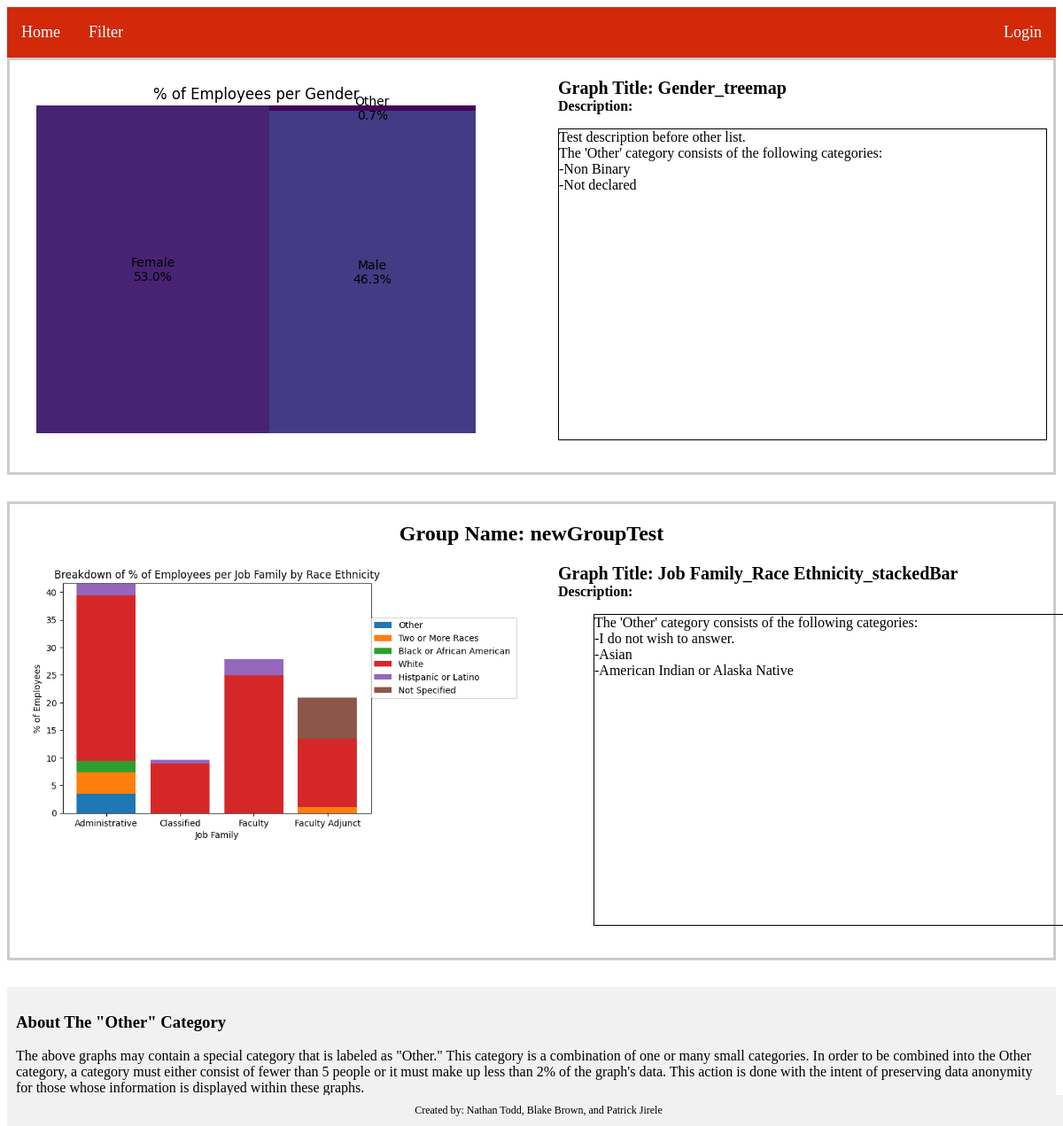
The page / on the database its author committed.
### main.py (models this page shows)
class Graphs(db.Model):
    id = db.Column(db.Integer, primary_key=True)
    path = db.Column(db.String(100), nullable=False)
    title = db.Column(db.String(50), nullable=False)
    description = db.Column(db.String(250), nullable=True)
    type = db.Column(db.String(20))
    currently_displayed = db.Column(db.Boolean, default=False, nullable=False)
    group_id = db.Column(db.Integer, db.ForeignKey('graphgroup.id'), nullable=True)

class GraphGroup(db.Model):
    __tablename__ = 'graphgroup'
    id = db.Column(db.Integer, primary_key=True)
    group_name = db.Column(db.String(100))
    currently_displayed = db.Column(db.Boolean, default=False, nullable=False)
    graphs = db.relationship('Graphs', backref='GraphGroup', lazy='dynamic')

### main.py (the view)
@app.route('/')
def home():
    graphsFromDb = Graphs.query.filter_by(currently_displayed = 1).all()
    graphs_by_group = GraphGroup.query.filter_by(currently_displayed = 1).all()
    return render_template('home.html', graphs=graphsFromDb, graphGroups=graphs_by_group)

### templates/home.html (shortened to what this page needs)
{% extends 'base.html' %}
{% block content %}
<body>
    {% if graphs %}
        {% for graph in graphs %}
        <div class="group-container">
            <div class="graph-grid">
                <div class="group-graph-container" data-graph-id="{{ graph.id }}">
                    <img src="{{ graph.path }}" class="thumbnail-img">
                    <div class="content-wrapper">
                        <div class="title-container">Graph Title: {{ graph.title }}</div>
                        {% if graph.description %}
                        <div class="description-container"><b>Description:</b>
                            <br>
                            <p class="description-quote">
                                {{ graph.description|safe }}
                            </p>
                        </div>
                        {% else %}
                            No Description provided
                        {% endif %}
                    </div>
                </div>
            </div>
        </div>
        {% endfor %}
    {% endif %}
    {% if graphGroups %}
        {% for group in graphGroups %}
        <div class="group-container" data-group-id="{{ group.id }}">
            <h2>Group Name: {{ group.group_name }}</h2>
            {% for graph in group.graphs %}
            <div class="graph-grid">
                <div class="group-graph-container" data-graph-id="{{ graph.id }}">
                    <img src="{{ graph.path }}" class="thumbnail-img">
                    <div class="content-wrapper">
                        <div class="title-container">Graph Title: {{ graph.title }}</div>
                        <div class="description-container"><b>Description:</b>
                            <br>
                            <blockquote class="description-quote">
                                {{ graph.description|safe }}
                            </blockquote>
                        </div>
                    </div>
                </div>
            </div>
            {% endfor %}
        </div>
        {% endfor %}
    {% endif %}
    <div class="other">
        <h3>About The "Other" Category</h3>
        <p>The above graphs may contain a special category that is labeled as "Other." This category is a combination of one or many small categories. In order to be combined into the Other category, a category must either consist of fewer than 5 people or it must make up less than 2% of the graph's data. This action is done with the intent of preserving data anonymity for those whose information is displayed within these graphs.</p>
    </div>
    <div class="footer">
        Created by: Nathan Todd, Blake Brown, and Patrick Jirele
    </div>
</body>
{% endblock %}

### static/style.css (style rules this page uses)
.footer { position: fixed; bottom: 0; width: 100%; background-color: #f1f1f1; text-align: center; padding: 10px 0; font-size: 12px; }

### templates/home.html (style rules this page uses)
.group-container { border: 3px solid #ccc; padding: 20px; margin-bottom: 30px; text-align: center; }
.group-container h2 { font-size: 24px; margin-top: 0; margin-bottom: 20px; }
.graph-grid { display: grid; grid-template-columns: repeat(auto-fit, minmax(300px, 1fr)); grid-gap: 20px; }
.group-graph-container { display: grid; grid-template-columns: 1fr 1fr; grid-gap: 20px; align-items: start; }
.thumbnail-img { max-width: 100%; }
.content-wrapper { flex-grow: 1; margin-left: 20px; text-align: left; }
.title-container { font-weight: bold; font-size: 20px; }
.description-container { max-width: 500px; word-wrap: break-word; white-space: normal; }
.description-quote { width: 550px; height: 350px; border: 1px solid; overflow: scroll; scrollbar-color: gray white; scrollbar-width: thin; word-wrap: break-word; }
.other { background-color: #f1f1f1; font-color: white; padding: 10px }

### rows shown on the page
Graphs: path (picture), title "Gender_treemap", description "Test description before other list. The 'Other' category consists of the following categories: -Non Binary -Not declared"
GraphGroup: group_name "newGroupTest"
Graphs: path (picture), title "Job Family_Race Ethnicity_stackedBar", description "The 'Other' category consists of the following categories: -I do not wish to answer. -Asian -American Indian or Alaska Native"
